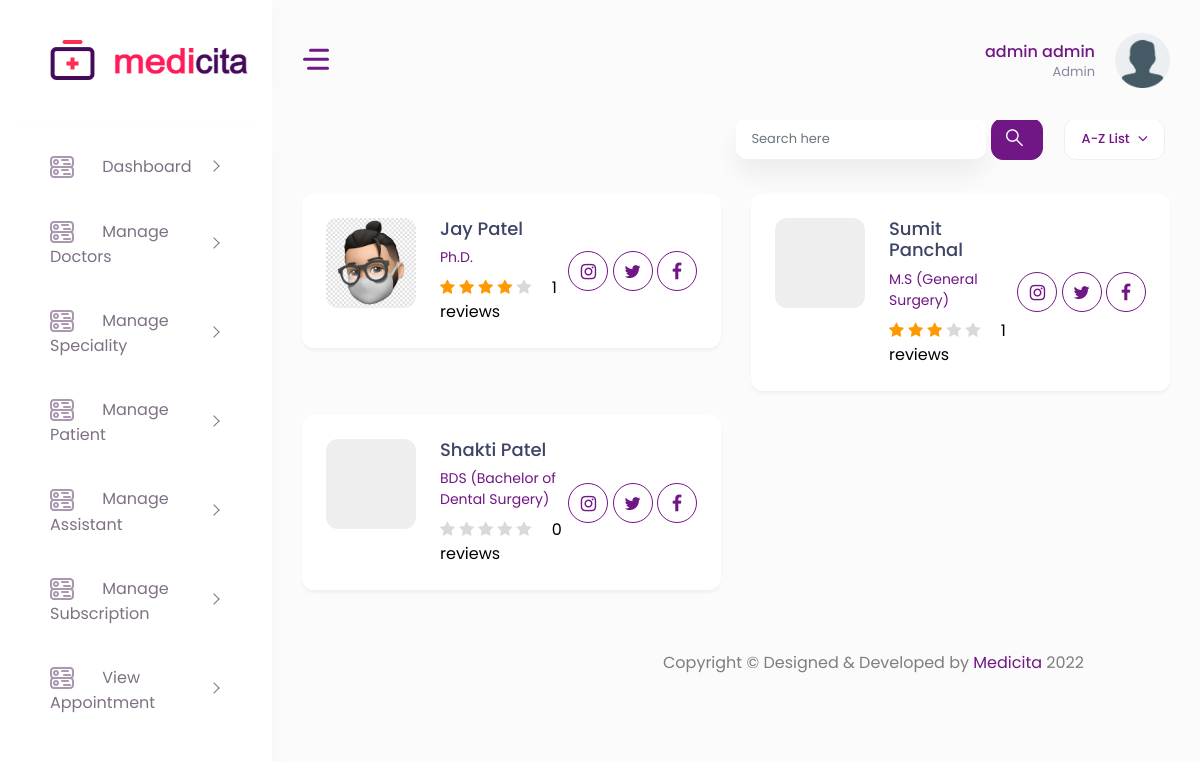
Screenshot of /doctors.php (signed in) with the database file from the repository.
### tables this page shows
CREATE TABLE IF NOT EXISTS `user` (
  `id` int NOT NULL AUTO_INCREMENT,
  `user_type` enum('Admin','Doctor','Patient','Assistant') NOT NULL,
  `first_name` varchar(50) NOT NULL,
  `last_name` varchar(50) NOT NULL,
  `email` varchar(200) NOT NULL,
  `password` varchar(50) NOT NULL,
  `mobile_number` bigint NOT NULL,
  `gender` enum('Male','Female','Other','') DEFAULT NULL,
  `birth_date` date DEFAULT NULL,
  `otp` int DEFAULT NULL,
  `profile_photo` varchar(150) DEFAULT NULL,
  `bio` varchar(255) DEFAULT NULL,
  `address` text,
  `state` varchar(255) DEFAULT NULL,
  `city` varchar(255) DEFAULT NULL,
  `zip_code` int DEFAULT NULL,
  `status` enum('Pending','Rejected','Approved','') NOT NULL DEFAULT 'Pending',
  PRIMARY KEY (`id`)
);

CREATE TABLE IF NOT EXISTS `doc_basic_profile` (
  `doc_basic_profile_id` int NOT NULL AUTO_INCREMENT,
  `user_id` int DEFAULT NULL,
  `education` text,
  `award` text,
  `speciality_id` int DEFAULT NULL,
  `physical_service_charge` int DEFAULT NULL,
  `telemedicine_service_charge` int DEFAULT NULL,
  `sub_type` enum('fix','percentage','','') NOT NULL,
  `sub_prize` double NOT NULL,
  PRIMARY KEY (`doc_basic_profile_id`),
  KEY `user_id` (`user_id`),
  KEY `speciality_id` (`speciality_id`)
);

### doctors.php (the view, shortened to what this page needs)
<?php
   include "action/databaseconn.php";
   ?>
<?php
   include "header.php";
   ?>
<div class="container-fluid">
   <div class="form-head d-flex align-items-start">
      <div style="margin-right:20px;" class="input-group search-area ml-auto d-inline-flex">
         <input type="text" class="form-control" name="search" id="search" placeholder="Search here">
      </div>
      <div>
         <button type="button" class="btn btn-primary"  onclick="searchFunction()"><i class="flaticon-381-search-2"></i></button>
      </div>
   </div>
   <div class="row">
      <div class="col-xl-12">
         <div id="accordion-one" class="accordion doctor-list ">
            <div class="accordion__item">
               <div id="default_collapseOne" class="collapse accordion__body show" data-parent="#accordion-one">
                  <div class="widget-media best-doctor pt-4">
                     <div class="timeline row">
                        <?php
                        if(isset($_GET['search']) || isset($_GET['sort']))
                        {
                           $query = "select id,first_name,last_name,profile_photo from user where user_type = 'Doctor' and status = 'Approved' and ( CONCAT_WS('', `first_name`, `last_name`) LIKE '%".preg_replace('/\s+/', '', $_GET['search'])."%') order by first_name ".$_GET['sort'];
                        } else{
                           $query = "select id,first_name,last_name,profile_photo from user where user_type = 'Doctor' and status = 'Approved'";
                        }
                        $result = $conn->query($query);
                           $arr_doctor = [];
                           if($result->num_rows > 0)
                           {
                           	$arr_doctor = $result->fetch_all(MYSQLI_ASSOC);
                           }
                        ?>
                        <?php if(!empty($arr_doctor)) { ?>
                        <?php foreach($arr_doctor as $r) { ?>
                        <div class="col-lg-6">
                           <div class="timeline-panel bg-white p-4 mb-4">
                              <div class="media mr-4">
                              <?php
                              if ($r['profile_photo'] > 0) {
                              ?>
                                 <img class="rounded" width="130" src=<?php echo "image/".$r['profile_photo'] ?> alt="">
                              <?php
                              }
                              else {
                                 ?>
                                 <img class="rounded" src="images/avatar/727399.png" width="130" alt=""/>
                              <?php
                              }
                              ?>
                              </div>
                              <div class="media-body">
                                 <a href= <?php echo "doctor_detail.php?id=".$r['id'] ?>>
                                 <h4 class="mb-2"><?=$r['first_name']?> <?=$r['last_name']?></h4>
                                 </a>
                                 <?php
                                    $query1 = "select education from doc_basic_profile where user_id = '".$r['id']."'";
                                    $result1 = $conn->query($query1);
                                    $arr_doctor_basic = [];
                                    if($result1->num_rows > 0)
                                    {
                                       $arr_doctor_basic = $result1->fetch_all(MYSQLI_ASSOC);
                                    }
                                 ?>
                                 <?php if(!empty($arr_doctor_basic)) { ?>
                                 <?php foreach($arr_doctor_basic as $r1) { ?>
                                 <p class="mb-2 text-primary"><?=$r1['education']?></p>
                                 <?php
                                    $sql = "SELECT * FROM rating where doc_id = '".$r['id']."'";
                                    if ($result=mysqli_query($conn,$sql)) {
                                       $rowcount=mysqli_num_rows($result);
                                    }
                                 ?>
                                 <?php
                                    $query2 = "SELECT AVG(rating) AS averagerating FROM rating where doc_id = '".$r['id']."'";
                                    $result2 = $conn->query($query2);
                                    $arr_rating = [];
                                    if($result2->num_rows > 0)
                                    {
                                       $arr_rating = $result2->fetch_all(MYSQLI_ASSOC);
                                    }
                                 ?>
                                 <?php if(!empty($arr_rating)) { ?>
                                 <?php foreach($arr_rating as $r2) { ?>
                                    <?php if ($r2['averagerating'] > "4" or $r2['averagerating'] == "5") { ?>
                                    <div class="star-review">
                                       <i class="fa fa-star text-orange"></i>
                                       <i class="fa fa-star text-orange"></i>
                                       <i class="fa fa-star text-orange"></i>
                                       <i class="fa fa-star text-orange"></i>
                                       <i class="fa fa-star text-orange"></i>
                                       <span class="ml-3"><?php echo $rowcount ?> reviews</span>
                                    </div>
                                    <?php }elseif ($r2['averagerating'] < "4" && $r2['averagerating'] > "3" or $r2['averagerating'] == "4") { ?>
                                    <div class="star-review">
                                       <i class="fa fa-star text-orange"></i>
                                       <i class="fa fa-star text-orange"></i>
                                       <i class="fa fa-star text-orange"></i>
                                       <i class="fa fa-star text-orange"></i>
                                       <i class="fa fa-star text-gray"></i>
                                       <span class="ml-3"><?php echo $rowcount ?> reviews</span>
                                    </div>
                                    <?php }elseif ($r2['averagerating'] < "3" && $r2['averagerating'] > "2" or $r2['averagerating'] == "3") { ?>
                                    <div class="star-review">
                                       <i class="fa fa-star text-orange"></i>
                                       <i class="fa fa-star text-orange"></i>
                                       <i class="fa fa-star text-orange"></i>
                                       <i class="fa fa-star text-gray"></i>
                                       <i class="fa fa-star text-gray"></i>
                                       <span class="ml-3"><?php echo $rowcount ?> reviews</span>
                                    </div>
                                    <?php } else { ?>
                                    <div class="star-review">
                                       <i class="fa fa-star text-gray"></i>
                                       <i class="fa fa-star text-gray"></i>
                                       <i class="fa fa-star text-gray"></i>
                                       <i class="fa fa-star text-gray"></i>
                                       <i class="fa fa-star text-gray"></i>
                                       <span class="ml-3"><?php echo $rowcount ?> reviews</span>
                                    </div>
                                    <?php }?>
                                 <?php }} ?>
                                 <?php }} ?>
                              </div>
                              <div class="social-media">
                                 <a href="javascript:void(0);" class="btn btn-outline-primary btn-rounded fa fa-instagram btn-sm"></a>
                                 <a href="javascript:void(0);" class="btn btn-outline-primary btn-rounded fa fa-twitter btn-sm"></a>
                                 <a href="javascript:void(0);" class="btn btn-outline-primary btn-rounded fa fa-facebook btn-sm"></a>
                              </div>
                           </div>
                        </div>
                     <?php }} ?>
                  </div>
               </div>
            </div>
         </div>
      </div>
   </div>
</div>
<?php
   include "footer.php";
?>

### header.php (shortened to what this page needs)
<?php
include "action/databaseconn.php";
   if(!isset($_SESSION["login"]))
   {
   	header("location:index.php");
   }
   else
   {
      $user_type = $_SESSION['user_type'];
   }
   ?>
<!DOCTYPE html>
<html lang="en">
   <head>
      <link href="vendor/jqvmap/css/jqvmap.min.css" rel="stylesheet">
      <link rel="stylesheet" href="vendor/chartist/css/chartist.min.css">
      <link href="vendor/datatables/css/jquery.dataTables.min.css" rel="stylesheet">
      <link href="vendor/bootstrap-select/dist/css/bootstrap-select.min.css" rel="stylesheet">
      <link rel="stylesheet" href="vendor/toastr/css/toastr.min.css">
    <link href="vendor/bootstrap-material-datetimepicker/css/bootstrap-material-datetimepicker.css" rel="stylesheet">
      <link href="css/style.css" rel="stylesheet">
      <link href="css/custom.css" rel="stylesheet">
   </head>
   <body>
      <div id="main-wrapper">
      <div class="nav-header">
         <a href="index.php" class="brand-logo">
            <img class="logo-abbr" src="images/logo.png" alt="">
            <img class="brand-title" src="images/logo-text.png" alt="">
         </a>
         <div class="nav-control">
            <div class="hamburger">
               <span class="line"></span><span class="line"></span><span class="line"></span>
            </div>
         </div>
      </div>
      <div class="header">
         <div class="header-content">
            <nav class="navbar navbar-expand">
               <div class="collapse navbar-collapse justify-content-between">
                  <ul class="navbar-nav header-right">
                     <li class="nav-item dropdown header-profile">
                        <a class="nav-link" href="#" role="button" data-toggle="dropdown">
                           <div class="header-info">
                              <span><?php echo $_SESSION['first_name']." ".$_SESSION['last_name'] ?></span>
                              <small><?php echo $user_type?></small>
                           </div>
                           <?php
                              $query1 = "select * from user where id = '".$_SESSION['id']."'";
                              $result = mysqli_query($conn, $query1);
                              $arr_doc = [];
                              if($result->num_rows > 0)
                              {
                                 $arr_doc = $result->fetch_all(MYSQLI_ASSOC);
                              }
                           ?>
                           <?php if(!empty($arr_doc)) { ?>
                                 <?php foreach($arr_doc as $r2) {
                                    if ($r2['profile_photo'] > 0) {
                                       ?>
                                       <img src=<?php echo "image/".$r2['profile_photo'] ?> width="20" alt=""/>
                                 <?php
                                    }
                                    else {
                                       ?>
                                       <img src="images/avatar/727399.png" width="20" alt=""/>
                                 <?php
                                    }
                                    ?>
                           <?php }} ?>
                        </a>
                     </li>
                  </ul>
               </div>
            </nav>
         </div>
      </div>
      <div class="deznav">
         <div class="deznav-scroll">
            <?php
               if($_SESSION['user_type'] == "Doctor")
               {
                  include ("doctor_sidebar.php");
               }
               elseif($_SESSION['user_type'] == "Patient")
               {
                  include ("patient_sidebar.php");
               }
               elseif($_SESSION['user_type'] == "Admin")
               {
                  include ("admin_sidebar.php");
               }
               elseif($_SESSION['user_type'] == "Assistant")
               {
                  include ("assistant_sidebar.php");
               }
            ?>
         </div>
      </div>
      <div class="content-body">

### rows the page displays
user: profile_photo (picture), first_name "Jay", last_name "Patel"
doc_basic_profile: education "Ph.D.", rowcount "1"
user: first_name "Sumit", last_name "Panchal"
doc_basic_profile: education "M.S (General Surgery)", rowcount "1"
user: first_name "Shakti", last_name "Patel"
doc_basic_profile: education "BDS (Bachelor of Dental Surgery)", rowcount "0"

### other values shown
$_SESSION['first_name'] "admin"
$_SESSION['last_name'] "admin"
$user_type "Admin"
